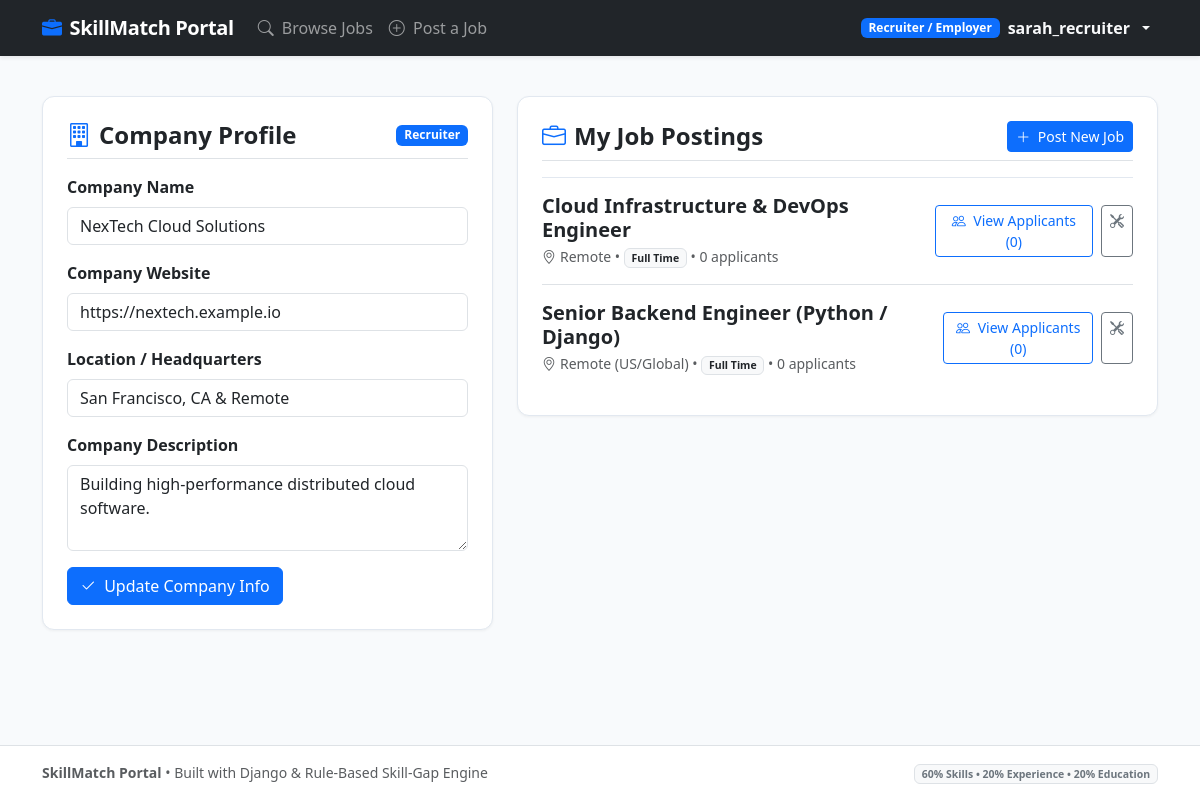
/accounts/profile/ (signed in), run on the app's committed database.
### accounts/models.py (models this page shows, shortened)
class Profile(models.Model):
    user = models.OneToOneField(User, on_delete=models.CASCADE, related_name='profile')
    role = models.CharField(
        max_length=20,
        choices=UserRole.choices,
        default=UserRole.CANDIDATE,
        db_index=True
    )
    phone = models.CharField(max_length=20, blank=True)
    created_at = models.DateTimeField(auto_now_add=True)
    @property
    def is_candidate(self) -> bool:
        return self.role == UserRole.CANDIDATE
    @property
    def is_recruiter(self) -> bool:
        return self.role == UserRole.RECRUITER

class RecruiterProfile(models.Model):
    user = models.OneToOneField(User, on_delete=models.CASCADE, related_name='recruiter_profile')
    company_name = models.CharField(max_length=120)
    company_website = models.URLField(blank=True)
    company_description = models.TextField(blank=True)
    location = models.CharField(max_length=100, blank=True)
    updated_at = models.DateTimeField(auto_now=True)

### jobs/models.py (models this page shows, shortened)
class Job(models.Model):
    recruiter = models.ForeignKey(User, on_delete=models.CASCADE, related_name='posted_jobs')
    title = models.CharField(max_length=150)
    company_name = models.CharField(max_length=120)
    location = models.CharField(max_length=100, default='Remote')
    job_type = models.CharField(
        max_length=20,
        choices=JobType.choices,
        default=JobType.FULL_TIME
    )
    description = models.TextField()
    min_experience_years = models.PositiveIntegerField(
        default=1,
        help_text="Minimum required years of professional experience"
    )
    min_education_level = models.CharField(
        max_length=30,
        choices=EducationLevel.choices,
        default=EducationLevel.BACHELOR
    )
    salary_range = models.CharField(max_length=80, blank=True)
    is_active = models.BooleanField(default=True, db_index=True)
    skills = models.ManyToManyField(Skill, through='JobSkill', related_name='jobs')
    created_at = models.DateTimeField(auto_now_add=True)
    updated_at = models.DateTimeField(auto_now=True)
    class Meta:
        ordering = ['-created_at']

### accounts/views.py (the view)
# urls.py: path('profile/', views.profile_view, name='profile'),
@login_required
def profile_view(request: HttpRequest) -> HttpResponse:
    user = request.user
    profile, _ = Profile.objects.get_or_create(user=user)
    if profile.is_candidate:
        candidate_profile, _ = CandidateProfile.objects.get_or_create(user=user)
        if request.method == 'POST' and 'update_profile' in request.POST:
            profile_form = CandidateProfileForm(request.POST, request.FILES, instance=candidate_profile)
            if profile_form.is_valid():
                profile_form.save()
                messages.success(request, "Candidate profile updated successfully.")
                return redirect('accounts:profile')
        else:
            profile_form = CandidateProfileForm(instance=candidate_profile)
        skill_form = AddCandidateSkillForm()
        candidate_skills = candidate_profile.candidate_skills.select_related('skill').all()
        return render(request, 'accounts/candidate_profile.html', {
            'profile_form': profile_form,
            'skill_form': skill_form,
            'candidate_skills': candidate_skills,
            'candidate_profile': candidate_profile,
        })
    else:
        recruiter_profile, _ = RecruiterProfile.objects.get_or_create(
            user=user,
            defaults={'company_name': f"{user.username}'s Team"}
        )
        if request.method == 'POST':
            form = RecruiterProfileForm(request.POST, instance=recruiter_profile)
            if form.is_valid():
                form.save()
                messages.success(request, "Recruiter profile updated successfully.")
                return redirect('accounts:profile')
        else:
            form = RecruiterProfileForm(instance=recruiter_profile)
        posted_jobs = user.posted_jobs.all()
        return render(request, 'accounts/recruiter_profile.html', {
            'form': form,
            'posted_jobs': posted_jobs,
            'recruiter_profile': recruiter_profile,
        })

### accounts/forms.py
class RecruiterProfileForm(forms.ModelForm):
    class Meta:
        model = RecruiterProfile
        fields = ['company_name', 'company_website', 'company_description', 'location']
        widgets = {
            'company_name': forms.TextInput(attrs={'class': 'form-control'}),
            'company_website': forms.URLInput(attrs={'class': 'form-control', 'placeholder': 'https://example.com'}),
            'company_description': forms.Textarea(attrs={'class': 'form-control', 'rows': 3}),
            'location': forms.TextInput(attrs={'class': 'form-control', 'placeholder': 'San Francisco, CA or Remote'}),
        }

### templates/accounts/recruiter_profile.html (shortened to what this page needs)
{% extends "base.html" %}
{% block content %}
<div class="row">
  <div class="col-lg-5 mb-4">
    <div class="card p-4">
      <div class="d-flex justify-content-between align-items-center mb-3 border-bottom pb-2">
        <h4 class="fw-bold mb-0">
          <i class="bi bi-building text-primary me-2"></i>Company Profile
        </h4>
        <span class="badge bg-primary">Recruiter</span>
      </div>
      <form method="post">
        <div class="mb-3">
          <label class="form-label fw-semibold">Company Name</label>
          {{ form.company_name }}
        </div>
        <div class="mb-3">
          <label class="form-label fw-semibold">Company Website</label>
          {{ form.company_website }}
        </div>
        <div class="mb-3">
          <label class="form-label fw-semibold">Location / Headquarters</label>
          {{ form.location }}
        </div>
        <div class="mb-3">
          <label class="form-label fw-semibold">Company Description</label>
          {{ form.company_description }}
        </div>
        <button type="submit" class="btn btn-primary">
          <i class="bi bi-check2 me-1"></i> Update Company Info
        </button>
      </form>
    </div>
  </div>
  <div class="col-lg-7 mb-4">
    <div class="card p-4">
      <div class="d-flex justify-content-between align-items-center mb-3 border-bottom pb-2">
        <h4 class="fw-bold mb-0">
          <i class="bi bi-briefcase text-primary me-2"></i>My Job Postings
        </h4>
        <a href="{% url 'jobs:job_create' %}" class="btn btn-sm btn-primary">
          <i class="bi bi-plus-lg me-1"></i> Post New Job
        </a>
      </div>
      {% if posted_jobs %}
        <div class="list-group list-group-flush">
          {% for job in posted_jobs %}
            <div class="list-group-item px-0 py-3 d-flex justify-content-between align-items-center">
              <div>
                <h5 class="mb-1 fw-bold">
                  <a href="{% url 'jobs:job_detail' job.id %}" class="text-decoration-none text-dark">
                    {{ job.title }}
                  </a>
                </h5>
                <div class="text-muted small">
                  <i class="bi bi-geo-alt me-1"></i>{{ job.location }} &bull;
                  <span class="badge bg-light text-dark border">{{ job.get_job_type_display }}</span> &bull;
                  <span>{{ job.applications.count }} applicants</span>
                </div>
              </div>
              <div class="d-flex gap-2">
                <a href="{% url 'applications:recruiter_job_applications' job.id %}" class="btn btn-sm btn-outline-primary">
                  <i class="bi bi-people me-1"></i> View Applicants ({{ job.applications.count }})
                </a>
                <a href="{% url 'jobs:job_skills' job.id %}" class="btn btn-sm btn-outline-secondary" title="Manage Skills">
                  <i class="bi bi-tools"></i>
                </a>
              </div>
            </div>
          {% endfor %}
        </div>
      {% else %}
        <div class="text-center py-5 text-muted">
          <i class="bi bi-clipboard-plus display-6 text-primary mb-2 d-block"></i>
          You have not posted any jobs yet. Click "Post New Job" to begin hiring.
        </div>
      {% endif %}
    </div>
  </div>
</div>
{% endblock %}

### templates/base.html (shortened to what this page needs)
<!DOCTYPE html>
<html lang="en">
<head>
  <link href="https://cdn.jsdelivr.net/npm/bootstrap@5.3.3/dist/css/bootstrap.min.css" rel="stylesheet">
  <link rel="stylesheet" href="https://cdn.jsdelivr.net/npm/bootstrap-icons@1.11.3/font/bootstrap-icons.min.css">
</head>
<body>
  <nav class="navbar navbar-expand-lg navbar-dark bg-dark sticky-top shadow-sm py-2">
    <div class="container">
      <a class="navbar-brand text-white d-flex align-items-center gap-2" href="{% url 'jobs:job_list' %}">
        <i class="bi bi-briefcase-fill text-primary"></i>
        <span>SkillMatch Portal</span>
      </a>
      <div class="collapse navbar-collapse" id="navMenu">
        <ul class="navbar-nav me-auto mb-2 mb-lg-0">
          <li class="nav-item">
            <a class="nav-link" href="{% url 'jobs:job_list' %}">
              <i class="bi bi-search me-1"></i> Browse Jobs
            </a>
          </li>
          {% if user.is_authenticated and user.profile.is_recruiter %}
            <li class="nav-item">
              <a class="nav-link" href="{% url 'jobs:job_create' %}">
                <i class="bi bi-plus-circle me-1"></i> Post a Job
              </a>
            </li>
          {% endif %}
        </ul>
        <ul class="navbar-nav align-items-center gap-2">
          {% if user.is_authenticated %}
            <li class="nav-item dropdown">
              <a class="nav-link dropdown-toggle text-light d-flex align-items-center gap-2" href="#" role="button" data-bs-toggle="dropdown">
                <span class="badge {% if user.profile.is_candidate %}bg-success{% else %}bg-primary{% endif %}">
                  {{ user.profile.get_role_display }}
                </span>
                <strong>{{ user.username }}</strong>
              </a>
            </li>
          {% endif %}
        </ul>
      </div>
    </div>
  </nav>
  <main class="container my-4">
    {% block content %}{% endblock %}
  </main>
  <footer class="bg-white border-top py-3 text-center text-muted small">
    <div class="container">
      <div class="row align-items-center">
        <div class="col-md-6 text-md-start">
          <strong>SkillMatch Portal</strong> &bull; Built with Django &amp; Rule-Based Skill-Gap Engine
        </div>
        <div class="col-md-6 text-md-end">
          <span class="badge bg-light text-secondary border">60% Skills &bull; 20% Experience &bull; 20% Education</span>
        </div>
      </div>
    </div>
  </footer>
</body>
</html>

### templates/base.html (style rules this page uses)
:root { --primary-color: #2563eb; --primary-dark: #1d4ed8; --bg-light: #f8fafc; }
body { background-color: var(--bg-light); font-family: system-ui, -apple-system, "Segoe UI", Roboto, sans-serif; min-height: 100vh; display: flex; flex-direction: column; }
.navbar-brand { font-weight: 700; letter-spacing: -0.02em; }
.card { border: 1px solid #e2e8f0; box-shadow: 0 1px 3px 0 rgb(0 0 0 / 0.05); border-radius: 0.75rem; }
footer { margin-top: auto; }

### data on the page
RecruiterProfile: company_name "NexTech Cloud Solutions", company_website "https://nextech.example.io", location "San Francisco, CA & Remote", company_description "Building high-performance distributed cloud software."
Job: title "Cloud Infrastructure & DevOps Engineer", location "Remote", job_type "Full Time", applications.count "0"
Job: title "Senior Backend Engineer (Python / Django)", location "Remote (US/Global)", job_type "Full Time", applications.count "0"

### other printed values
{{ user.profile.get_role_display }} "Recruiter / Employer"
{{ user.username }} "sarah_recruiter"
